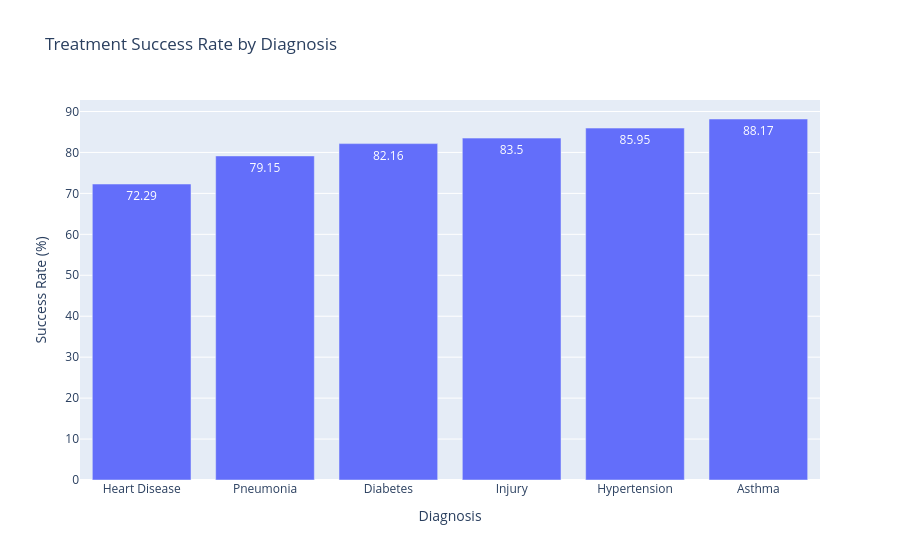

The cell this chart's notebook holds for it:
### Markdown cell above
### Treatment Efficacy by Diagnosis

Treatment success rates are compared across diagnoses to identify conditions with relatively lower treatment effectiveness.

### Code cell
# Visualize treatment success rates by diagnosis
efficacy_chart = px.bar(
    diagnosis_efficacy,
    x="Diagnosis",
    y="Success Rate (%)",
    title="Treatment Success Rate by Diagnosis",
    text="Success Rate (%)"
)

efficacy_chart.show()

### Figure 1 — Plotly figure (JSON) as saved in the notebook; plotly's stock layout.template omitted (floating-point values rounded to 4 significant figures)
{"data": [{"hovertemplate": "Diagnosis=%{x}<br>Success Rate (%)=%{text}<extra></extra>", "legendgroup": "", "marker": {"color": "#636efa", "pattern": {"shape": ""}}, "name": "", "orientation": "v", "showlegend": false, "text": [72.29, 79.15, 82.16, 83.5, 85.95, 88.17], "textposition": "auto", "type": "bar", "x": ["Heart Disease", "Pneumonia", "Diabetes", "Injury", "Hypertension", "Asthma"], "xaxis": "x", "y": [72.29, 79.15, 82.16, 83.5, 85.95, 88.17], "yaxis": "y"}], "layout": {"barmode": "relative", "legend": {"tracegroupgap": 0}, "title": {"text": "Treatment Success Rate by Diagnosis"}, "xaxis": {"anchor": "y", "domain": [0, 1], "title": {"text": "Diagnosis"}}, "yaxis": {"anchor": "x", "domain": [0, 1], "title": {"text": "Success Rate (%)"}}}}
